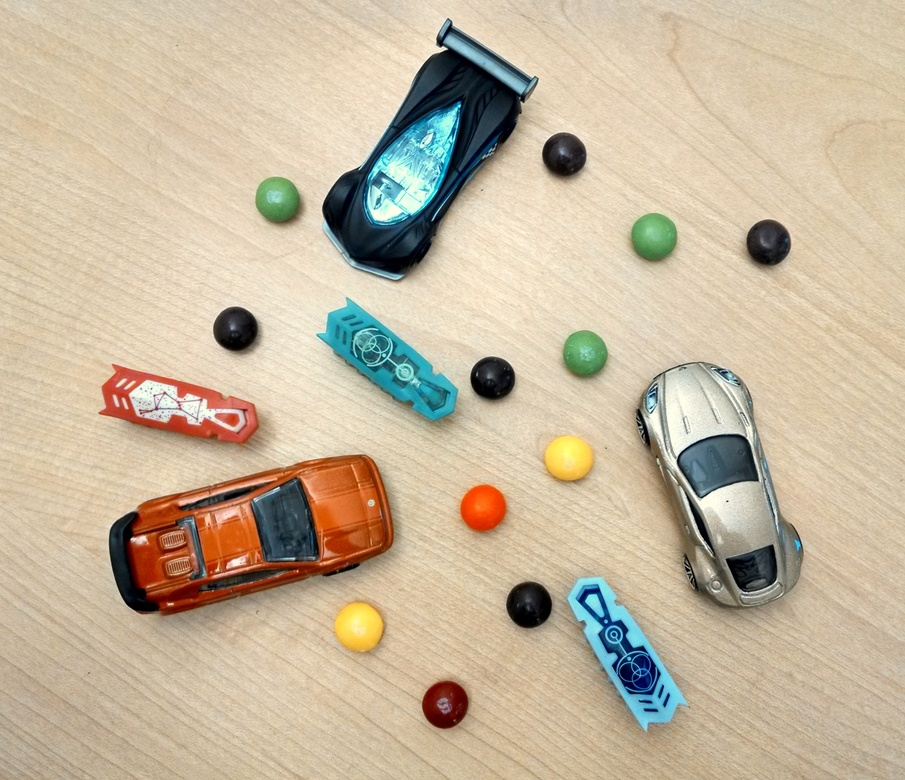
%> input picture labs/lab1/Image_Processing_Made_Easy_Demos/Image Segmentation/Toys_Candy.jpg, 905 x 780 px, shrunk from 2809 x 2421 before the run
$ octave Active_Contours.m   (GNU Octave 9; MATLAB toolbox functions it lacks are replaced by stand-ins)
%> lines starting %> are read from the running program, lines starting %| are printed output that depends on the picture
%% Active Contour Example
% This example allows the user to select and segment a portion of the
% image using active countours

% Copyright 2014 The MathWorks, Inc.

%% Read in image
I = imread('Toys_Candy.jpg');
%> I is the input picture: size 780x905x3 uint8; mean R, G, B 197.6, 182.6, 158.1
imshow(I);
%%  Convert to grayscale image
Igray = rgb2gray(I);
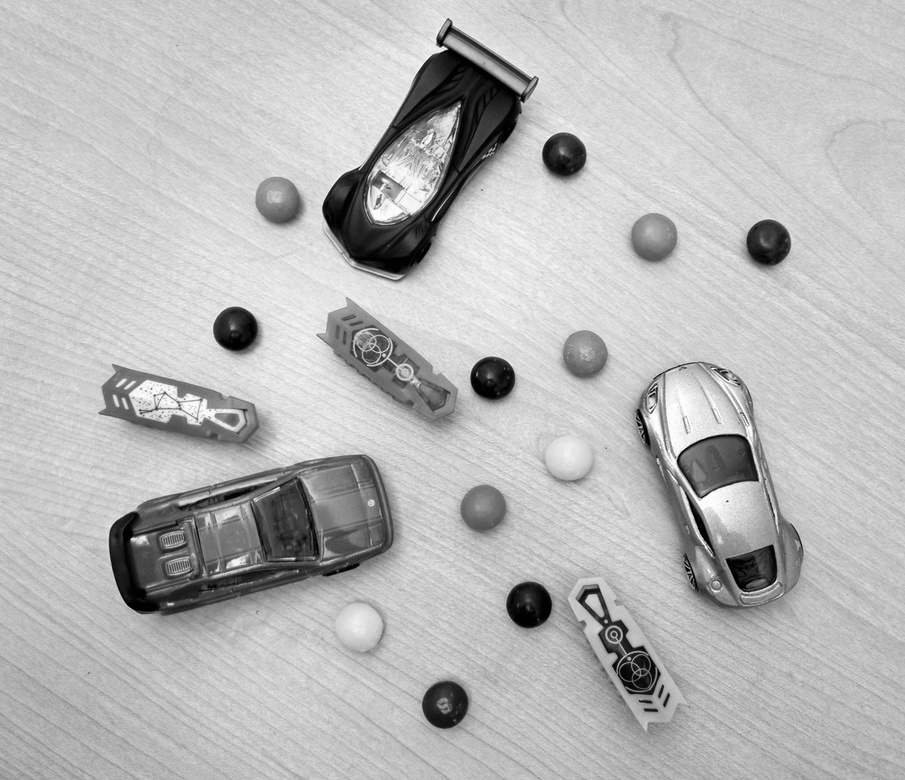
%> Igray: size 780x905 uint8; min 0, max 254, mean 184.3
imshow(Igray);

%%  Complement the image
Igray = imcomplement(Igray);
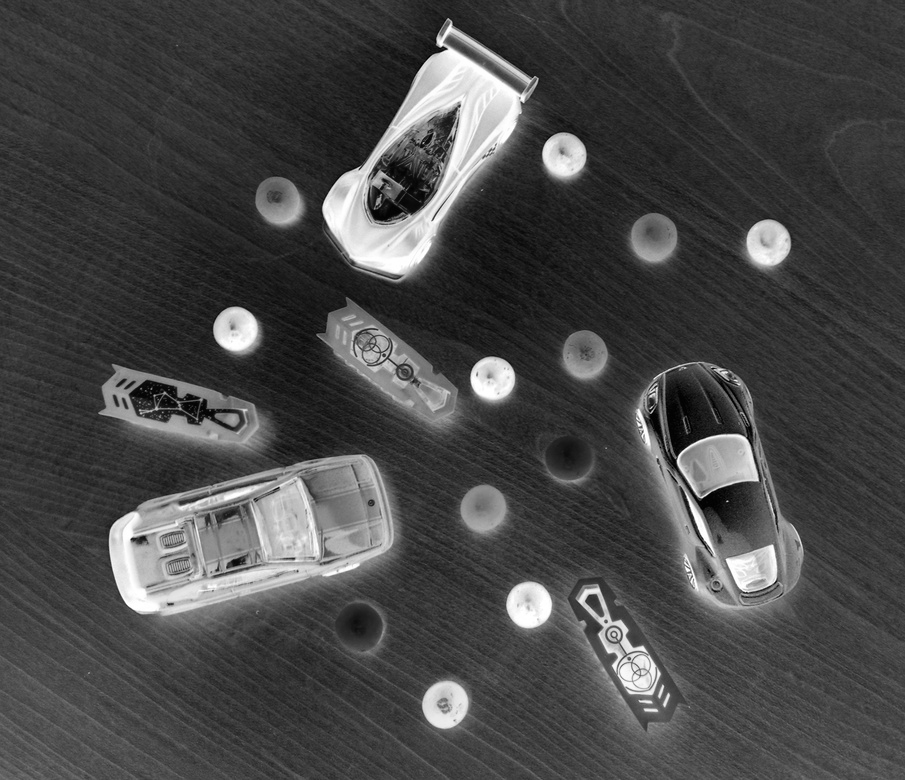
%> Igray: size 780x905 uint8; min 1, max 255, mean 70.7
imshow(Igray);
%% Create a mask to select the area to segment
%> (the run ends here)
